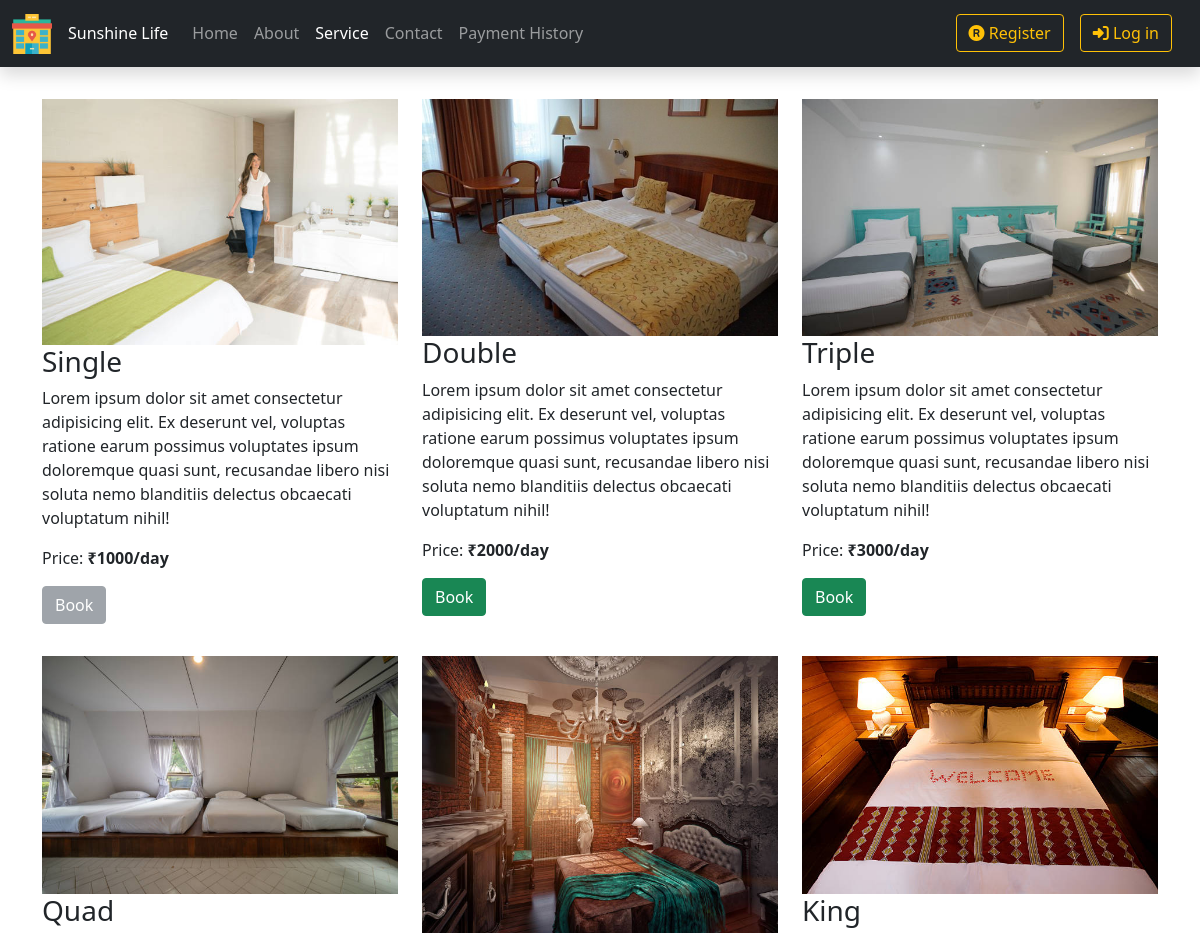
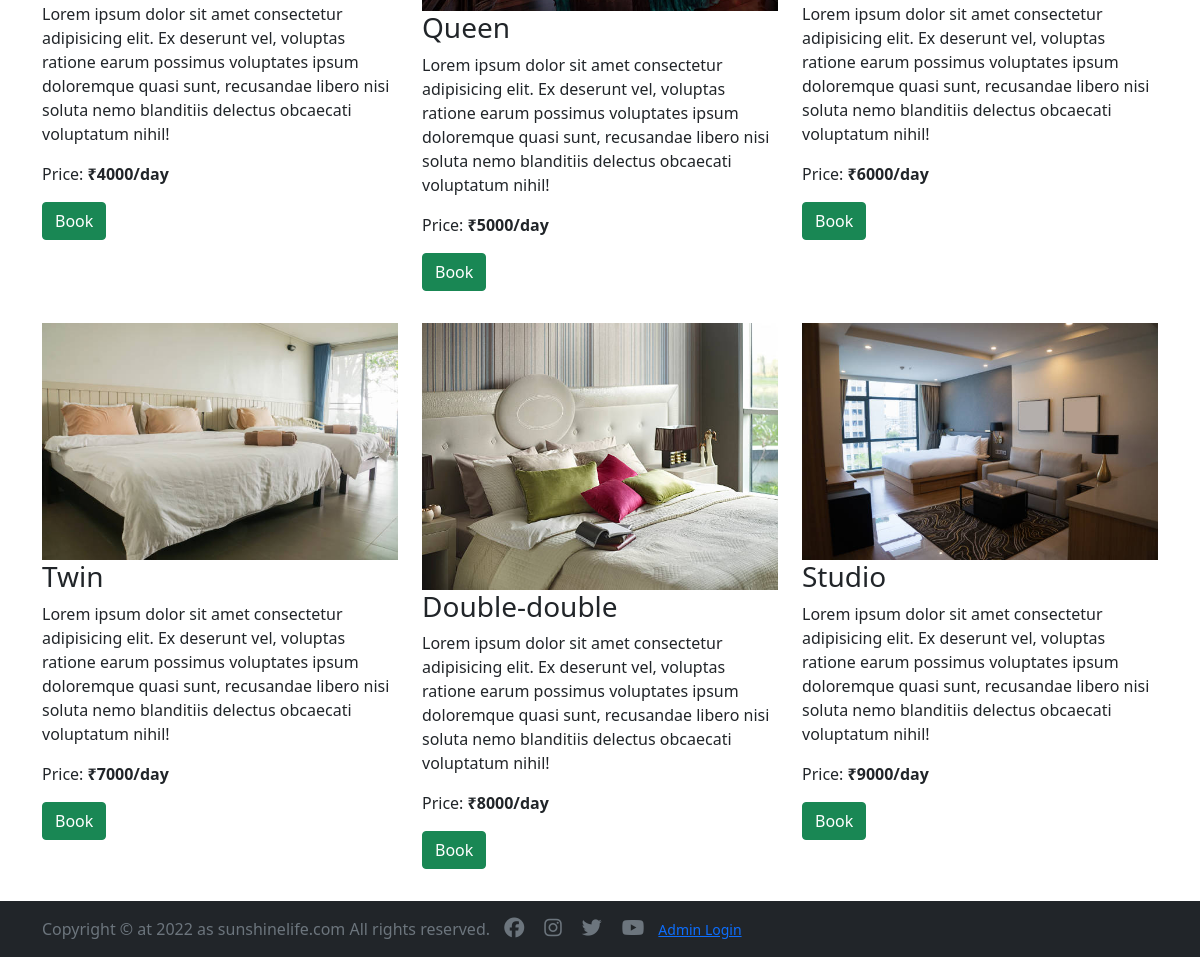
The app's page /service.php with its own data (2 pictures, top to bottom).
### tables this page shows
CREATE TABLE `room_availability` (
  `sr_no` int(30) NOT NULL,
  `room_no` int(30) NOT NULL,
  `room_type` varchar(30) NOT NULL,
  `rate` double NOT NULL,
  `availability` varchar(30) NOT NULL
);

### service.php (the view, shortened to what this page needs)
<?php
    include "includes/header.php";
?>
    <div class="container my-3">
        <div class="row">
            <?php
                include "conn.php";
                $sql = "SELECT * FROM `room_availability`";
                $result = mysqli_query($conn, $sql);
                $num = mysqli_num_rows($result);
                if($num>0){
                    while($rows = mysqli_fetch_assoc($result)){
                        $id = $rows['sr_no'];
                        $rate = $rows['rate'];
                        $images = ["", "img/single_room.jpg", "img/double_room.jpg", "img/triple_room.jpg", "img/quad_room.jpg", "img/queen_room.jpg", "img/king_room.jpg", "img/twin_room.jpg", "img/double_double_room.jpg", "img/studio_room.jpg"];
                        $rooms_types_list = ["", "Single Room", "Double Room", "Triple Room", "Quad Room", "Queen Room", "King Room", "Twin Room", "Double-Double Room", "Stdio Room"];
            ?>
                    <div class="col col-sm-4 my-3">
                        <img src="<?php echo $images[$id]?>" class="w-100 img-fluid" alt="<?php echo $rooms_types_list[$id];?>">
                        <h3><?php echo $rows['room_type']?></h3>
                        <p>Lorem ipsum dolor sit amet consectetur adipisicing elit. Ex deserunt vel, voluptas ratione earum possimus voluptates ipsum doloremque quasi sunt, recusandae libero nisi soluta nemo blanditiis delectus obcaecati voluptatum nihil!</p>
                        <p>Price: <b><?php echo "&#8377;".$rate."/day";?></b></p>
                        <form action='booking_section.php' method='post'>
                            <button type='<?php if($rows['availability'] == "1") {echo "submit";} else {echo "button";}?>' class='btn <?php if($rows['availability'] == "1") {echo "btn-success";} else {echo "btn-secondary not-available-btn";}?>' <?php if($rows['availability'] == "0") {echo "disabled";}?>>Book</button>
                        </form>
                    </div>
            <?php
                    }
                }
            ?>
        </div>
    </div>
<?php
    include "includes/footer.php";
?>

### includes/header.php (shortened to what this page needs)
<!doctype html>
<html lang="en">
<head>
    <link href="https://cdn.jsdelivr.net/npm/bootstrap@5.1.3/dist/css/bootstrap.min.css" rel="stylesheet"
>
    <link rel="stylesheet" href="CSS/style.css">
</head>
<body <?php if(PAGE=="payment success") { echo 'onload="document.getElementById(`paid-success-btn`).click();"';}?>>
    <nav class="navbar navbar-expand-lg navbar-dark bg-dark position-sticky top-0 shadow <?php if(PAGE=='payment success') {echo 'd-none';}?>">
        <div class="container-fluid">
            <a class="navbar-brand m-0" href="<?php if(PAGE == 'Home') {echo '#';} else {echo 'index.php'
                ;}?>"><img src="img/logo/hotel.png" alt="logo" /><div class="mx-3 mt-2 fs-6 text d-inline-block">Sunshine Life</div></a>
            <div class="collapse navbar-collapse" id="navbarSupportedContent">
                <ul class="navbar-nav me-auto mb-2 mb-lg-0">
                    <li class="nav-item">
                        <a class="nav-link <?php if(PAGE == 'Home') {echo 'active';}?>" aria-current="page" href="
                            <?php if(PAGE == "Home") {echo "#";} else {echo "index.php";}?>">Home
                        </a>
                    </li>
                    <li class="nav-item">
                        <a class="nav-link <?php if(PAGE == 'About') {echo 'active';}?>" href="<?php if(PAGE == 'About') {echo '#';} else {echo 'about.php' ;}?>">About</a>
                    </li>
                    <li class="nav-item">
                        <a class="nav-link <?php if(PAGE == 'Service') {echo 'active';}?>" href="
                            <?php if(PAGE == 'Service') {echo '#';} else {echo 'service.php';}?>">Service
                        </a>
                    </li>
                    <li class="nav-item">
                        <a class="nav-link <?php if(PAGE == 'Contact') {echo 'active';}?>" href="
                            <?php if(PAGE == 'Contact') {echo '#';} else {echo 'contact.php';}?>">Contact
                        </a>
                    </li>
                    <li class="nav-item">
                        <a class="nav-link <?php if(PAGE == 'Payment History') {echo 'active';}?>" href="
                            <?php if(PAGE == 'Payment History') {echo '#';} else {echo 'payment_history.php';}?>">Payment History
                        </a>
                    </li>
                </ul>
                <form class="d-flex">
                    <a href="<?php if(isset($_SESSION['is_login'])) {if(PAGE == 'Profile'){echo 'requester_edit.php';}
                        else{echo 'requester_profile.php';}} else {echo 'register.php';}?>" class="btn
                        <?php if(PAGE=='Register') {echo 'btn-warning';} else {echo 'btn-outline-warning';}?>
                        <?php if(PAGE == 'Profile' || PAGE == 'Change Password') {echo 'mx-3 me-0';}?>"
                        type="submit">
                        <?php if(isset($_SESSION['is_login'])) {if(PAGE == 'Profile') {echo '<i class="far fa-edit"></i> Edit';} else {echo '<i class="fas fa-male"></i> Profile';}} else {echo '<i class="fas fa-registered"></i> Register';}?>
                    </a>
                    <a href="<?php if(isset($_SESSION['is_login'])) {echo 'logout.php';} else {echo 'login.php';}?>"
                        class="btn
                        <?php if(PAGE=='Login') {echo 'btn-warning';} else {echo 'btn-outline-warning';}?> mx-3"
                        type="submit">
                        <?php if(isset($_SESSION['is_login'])) {echo '<i class="fas fa-sign-out-alt"></i> Log out';} else {echo '<i class="fas fa-sign-in-alt"></i> Log in';}?>
                    </a>
                </form>
            </div>
        </div>
    </nav>

### includes/footer.php (shortened to what this page needs)
<footer class="footer mt-auto py-3 bg-dark <?php if(PAGE=='payment success') {echo 'd-none';}?>" id="footer">
    <div class="container">
        <span class="text-muted">Copyright © at
            <?php echo date("Y");?> as sunshinelife.com All rights reserved.
            <span class="footer-icons"
            id="facebook"><a class="text-muted" href="https://www.facebook.com/profile.php?id=100008315746814" target="_blank"><i class="fab fa-facebook"></i></a></span><span class="footer-icons" id="instagram"><a href="https://www.instagram.com/amit_jha_786/" class="text-muted" target="_blank"><i
            class="fab fa-instagram"></i></a></span><span class="footer-icons" id="twitter"><a href="https://twitter.com/BillGates?ref_src=twsrc%5Egoogle%7Ctwcamp%5Eserp%7Ctwgr%5Eauthor" class="text-muted" target="_blank"><i
            class="fab fa-twitter"></i></a></span><span class="footer-icons" id="youtube"><a href="https://www.youtube.com/c/CodeWithHarry" class="text-muted" target="_blank"><i class="fab fa-youtube"></i></a></span>
        </span>
        <a href="<?php echo 'admin/admin_login.php';?>" target="_blank" class="<?php if(isset($_SESSION['is_login'])) {echo " d-none";}?>"><small>Admin Login</small></a>
    </div>
</footer>
</body>
</html>

### CSS/style.css (style rules this page uses)
.navbar { z-index: 1000; }
img[alt="logo"] { height: 40px; }
.footer-icons { padding: 0 10px; }
.footer-icons i { font-size: 20px; transition: all 0.1s linear; }

### records on screen
room_availability: shows a picture, room_type "Single", rate "1000"
room_availability: shows a picture, room_type "Double", rate "2000"
room_availability: shows a picture, room_type "Triple", rate "3000"
room_availability: shows a picture, room_type "Quad", rate "4000"
room_availability: shows a picture, room_type "Queen", rate "5000"
room_availability: shows a picture, room_type "King", rate "6000"
room_availability: shows a picture, room_type "Twin", rate "7000"
room_availability: shows a picture, room_type "Double-double", rate "8000"
room_availability: shows a picture, room_type "Studio", rate "9000"
